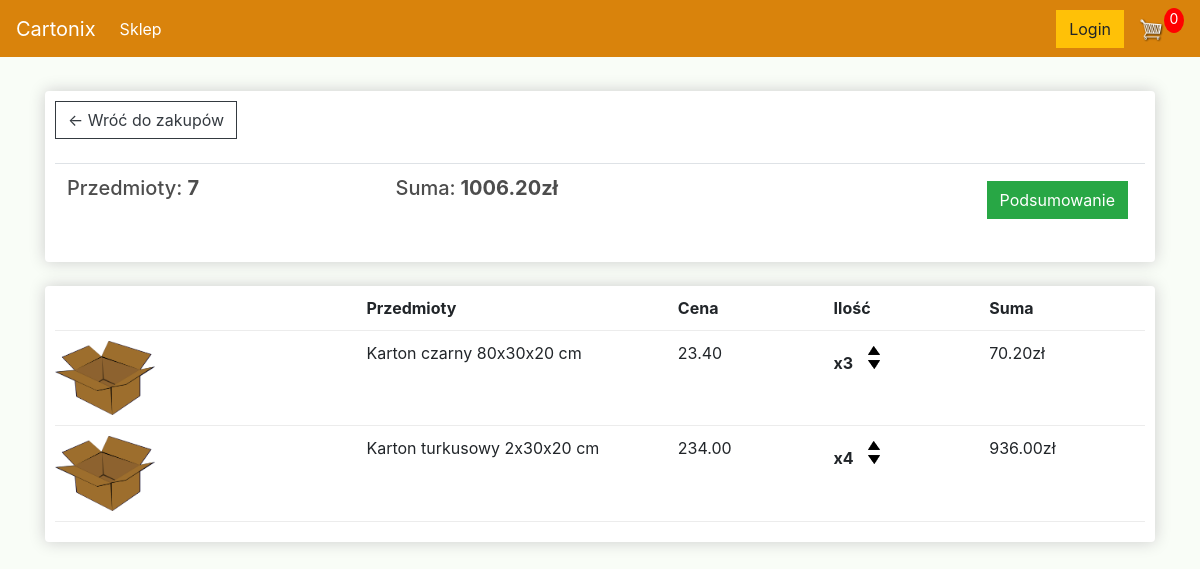
The app's page /cart/ (signed in), older data.
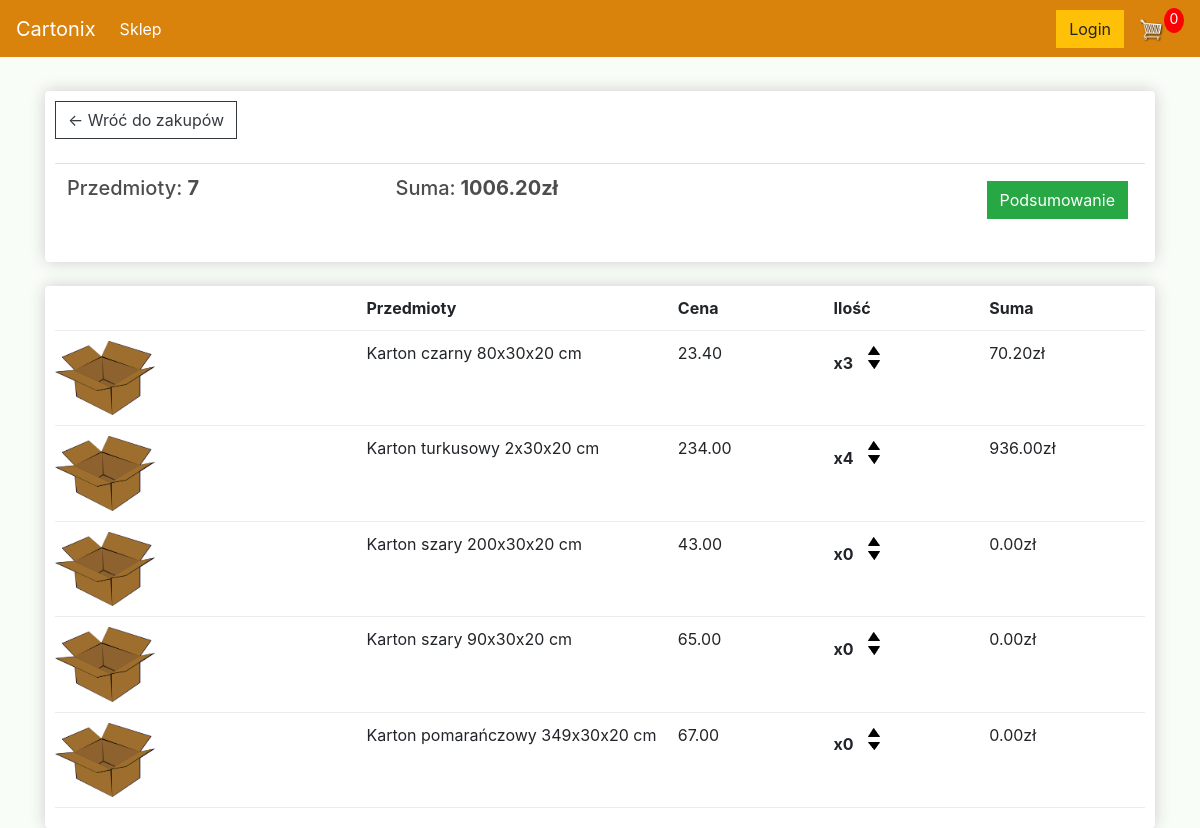
The same page, newer data.
### cartoon_shoop/models.py (models this page shows, shortened)
class OrderItem(models.Model):
    order = models.ForeignKey(Order, on_delete=models.SET_NULL, null=True)
    product = models.ForeignKey(Product, on_delete=models.SET_NULL, null = True)
    quantity = models.IntegerField(default=0, null=True)
    date_added = models.DateTimeField(auto_now_add=True, null=True)
    @property
    def get_total(self):
        total = self.product.price * self.quantity
        return total

class Product(models.Model):
    name = models.CharField(max_length=1000, null=True)
    price = models.FloatField()
    digital = models.BooleanField(default=False, null=True)
    image = models.ImageField(null = True)
    @property
    def imageURL(self):
        try:
            url = self.image.url
        except:
            url = ''
        return url

### cartoon_shoop/views.py (the view)
# urls.py: path('cart/', views.cart, name="cart"),
def cart(request):
	if request.user.is_authenticated:
		customer = request.user.customer
		order, created =Order.objects.get_or_create(customer=customer, complete=False)
		items = order.orderitem_set.all()
	else:
		items =[]
		order = []
	context = {'items': items, 'order': order}
	return render(request, 'cartoon_shoop/cart.html', context)

### cartoon_shoop/models.py (called while the page is built)
    @property
    def get_cart_total_price(self):
        orderitem = self.orderitem_set.all()
        total = sum([item_total.get_total for item_total in orderitem])
        return total

    @property
    def get_total_all_items(self):
        all_items = self.orderitem_set.all()
        total2 = sum([total.quantity for total in all_items])
        return total2

### cartoon_shoop/templates/cartoon_shoop/cart.html
{% extends 'cartoon_shoop/main.html' %}
{% load static %}
{% block content %}
	<div class="row">
		<div class="col-lg-12">
			<div class="box-element">
				<a  class="btn btn-outline-dark" href="{% url 'store' %}">&#x2190; Wróć do zakupów</a>
				<br>
				<br>
				<table class="table">
					<tr>
						<th><h5>Przedmioty: <strong>{{order.get_total_all_items}}</strong></h5></th>
						<th><h5>Suma:<strong> {{order.get_cart_total_price|floatformat:2}}zł</strong></h5></th>
						<th>
							<a  style="float:right; margin:5px;" class="btn btn-success" href="{% url 'checkout' %}">Podsumowanie</a>
						</th>
					</tr>
				</table>
			</div>
			<br>
			<div class="box-element">
				<div class="cart-row">
					<div style="flex:2"></div>
					<div style="flex:2"><strong>Przedmioty</strong></div>
					<div style="flex:1"><strong>Cena</strong></div>
					<div style="flex:1"><strong>Ilość</strong></div>
					<div style="flex:1"><strong>Suma</strong></div>
				</div>
				{% for item in items%}
				<div class="cart-row">
					<div style="flex:2"><img class="row-image" src="{{item.product.imageURL}}"></div>
					<div style="flex:2"><p>{{item.product.name}}</p></div>
					<div style="flex:1"><p>{{item.product.price|floatformat:2}}</p></div>
					<div style="flex:1">
						<p class="quantity">x{{item.quantity}}</p>
						<div class="quantity">
							<img class="chg-quantity" src="{% static  'images/arrow_up.png' %}">
							<img class="chg-quantity" src="{% static  'images/arrow_down.png' %}">
						</div>
					</div>
					<div style="flex:1"><p>{{item.get_total|floatformat:2}}zł</p></div>
				</div>
				{% endfor %}
			</div>
		</div>
	</div>
{% endblock content %}

Row changes from the older to the newer data that the page shows:
added OrderItem: product.imageURL (picture), product.name "Karton szary 200x30x20 cm", product.price "43.00", quantity "0", get_total "0.00"
added OrderItem: product.imageURL (picture), product.name "Karton szary 90x30x20 cm", product.price "65.00", quantity "0", get_total "0.00"
added OrderItem: product.imageURL (picture), product.name "Karton pomarańczowy 349x30x20 cm", product.price "67.00", quantity "0", get_total "0.00"
